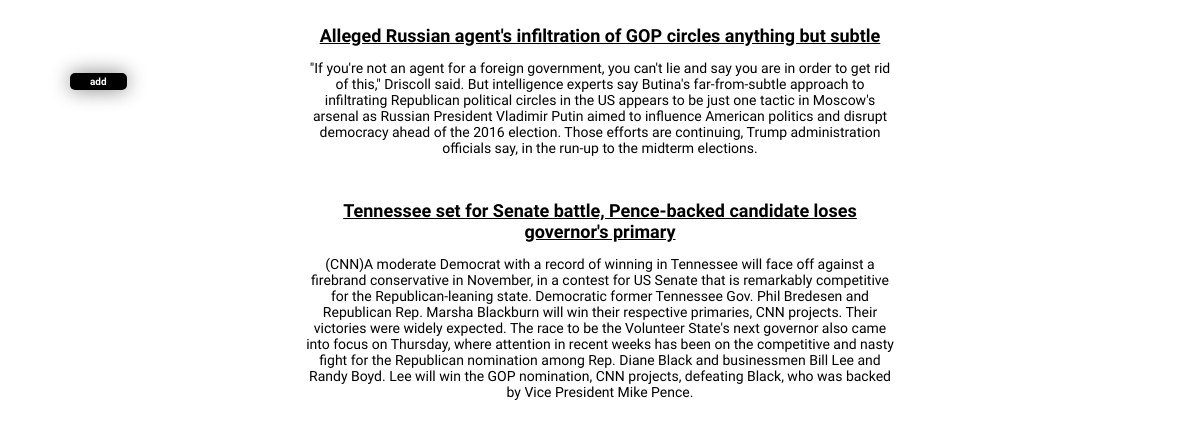
The page / on the database its author committed.
### core/models.py (models this page shows, shortened)
class Post(models.Model):
    title = models.CharField(max_length=150, blank=False, null=False)
    body = models.TextField(blank=False, null=False)
    img = models.ImageField(upload_to='img/', blank=True, null=True)
    date = models.DateTimeField(auto_now_add=True)
    class Meta:
        ordering = ['-date']

### core/views.py (the view)
# urls.py: path('', Main.as_view(), name='main'),
class Main(ListView):
    model = Post
    context_object_name = 'posts'
    template_name = 'core/main.html'

### templates/core/main.html (shortened to what this page needs)
{% extends 'core/index.html' %}
{% block content  %}
  {% include 'core/add.html' %}
  <div class="main">
    {% for p in posts %}
      <div class='post_view'>
        <a href="{% url 'core:detail' pk=p.pk %}">{{p.title}}</a>
        <p>{{p.body}}</p>
      </div>
    {% endfor %}
  </div>
{% endblock content %}

### static/css/style.css (style rules this page uses)
* { font-family: 'Mina', sans-serif; }
body { font-family: 'Mina', sans-serif; padding: 0; margin: 0; -webkit-box-sizing: border-box; box-sizing: border-box; }
.main { width: 50%; margin: 0 auto; }
.post_view { text-align: center; padding: 5px; margin: 20px 0; border-radius: 5px; }
.post_view a { font-size: 18px; text-decoration: underline; color: black; font-weight: bold; }
.post_view p { font-size: 14px; }

### rows shown on the page
Post: title "Alleged Russian agent's infiltration of GOP circles anything but subtle", body "\"If you're not an agent for a foreign government, you can't lie and say you are in order to get rid of this,\" Driscoll said. But intelligence experts say Butina's far-from-subtle approach to infiltrating Republican political circles in the US appears to be just one tactic in Moscow's arsenal as Russian President Vladimir Putin aimed to influence American politics and disrupt democracy ahead of the 2016 election. Those efforts are continuing, Trump administration officials say, in the run-up to the midterm elections."
Post: title "Tennessee set for Senate battle, Pence-backed candidate loses governor's primary", body "(CNN)A moderate Democrat with a record of winning in Tennessee will face off against a firebrand conservative in November, in a contest for US Senate that is remarkably competitive for the Republican-leaning state. Democratic former Tennessee Gov. Phil Bredesen and Republican Rep. Marsha Blackburn will win their respective primaries, CNN projects. Their victories were widely expected. The race to be the Volunteer State's next governor also came into focus on Thursday, where attention in recent weeks has been on the competitive and nasty fight for the Republican nomination among Rep. Diane Black and businessmen Bill Lee and Randy Boyd. Lee will win the GOP nomination, CNN projects, defeating…"
